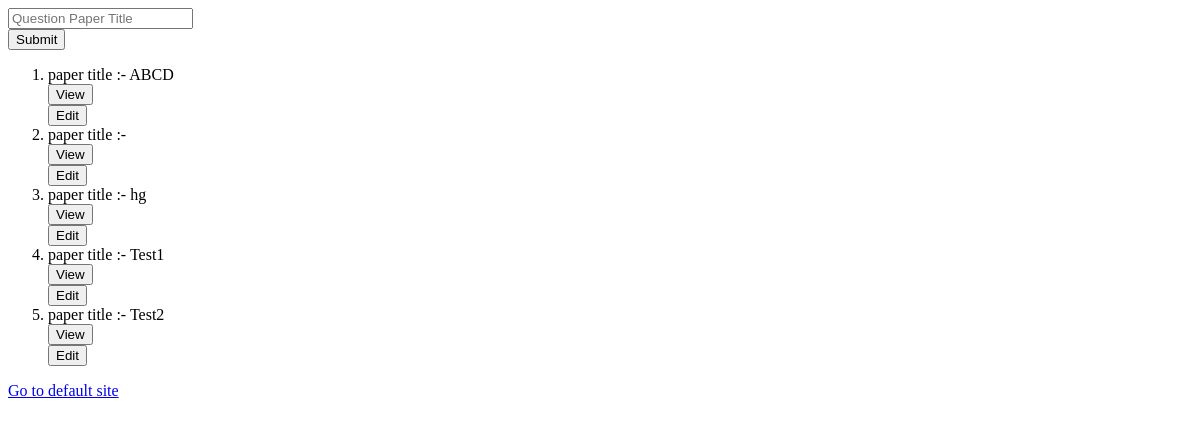
/prof/questionpaper, run on an earlier commit of the app's database.
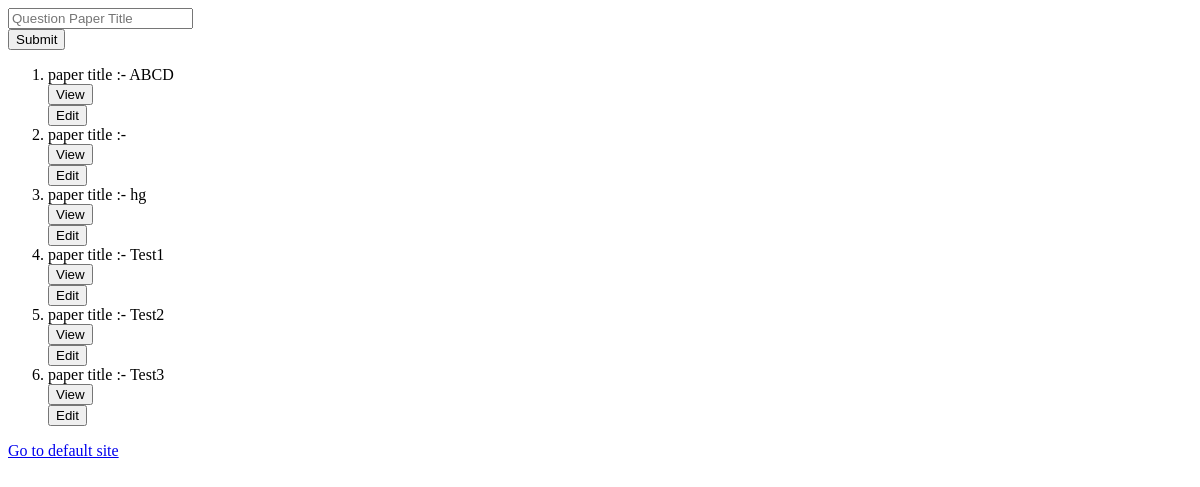
And on a later commit of the database.
### prof/models.py (models this page shows, shortened)
class Question_Paper(models.Model):
    qPaperTitle = models.CharField(max_length=100)
    questions = models.ManyToManyField(Question_DB)

### prof/views.py (the view)
# urls.py: path('questionpaper', views.make_paper ,name='make_paper') ,
def make_paper(request) :
    if request.method=='POST' :
        add_question_in_paper(request)
    return render(request, 'prof/qpaper.html',{
        'qpaper_db' : Question_Paper.objects.all()
    } )

### prof/templates/prof/qpaper.html (shortened to what this page needs)
<!DOCTYPE html>
<html lang="en">
<head>
</head>
<body>
    <form method="POST" action = "questionpaper/addquestion">
        <input type="text" placeholder="Question Paper Title" name="qpaper"><br>
        <input type="submit">
    </form>
    <div>
        <ol>
            {% for pap in qpaper_db %}
                    <li>
                        paper title :- {{pap.qPaperTitle}}
                        <form method="POST" action="questionpaper/viewpaper">
                            <input type="submit" value = "View" >
                        </form>
                        <form method="POST" action="questionpaper/editpaper">
                            <input type="submit" value = "Edit" >
                        </form>
                    </li>
            {% endfor %}
        </ol>
    </div>
    <a href="{% url 'prof:index' %}">Go to default site</a>
</body>
</html>

What changed in the data, as far as the page shows it:
added Question_Paper: qPaperTitle "Test3"
